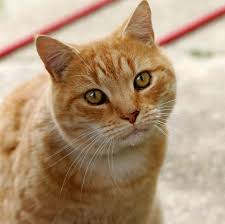
#> input picture PYC/Resource/cat.jpg, 225 x 224 px, found by its file name
$ python ex05.py
#> lines starting #> are read from the running program, lines starting #| are printed output that depends on the picture
import cv2

# ex05 목표:
# Canny 엣지 검출의 임계값(threshold)을 바꿔가며
# 경계선(윤곽선)이 어떻게 달라지는지 비교하는 예제입니다.

# 그레이스케일로 읽으면 계산이 가볍고, 엣지 결과 해석이 쉬워집니다.
image = cv2.imread(r"C:\Study\PYC\Resource\cat.jpg", cv2.IMREAD_GRAYSCALE)
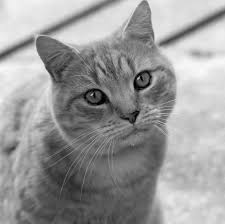
#> image: shape (224, 225); min 0, max 252, mean 153.8

if image is None:
    print("이미지 파일을 읽지 못했습니다. 경로를 확인하세요.")
    exit()

# cv2.Canny(image, threshold1, threshold2)
# threshold1: 약한 엣지 기준
# threshold2: 강한 엣지 기준
# threshold2가 높아질수록 더 강한 경계만 남는 경향이 있습니다.
canny_edge_50 = cv2.Canny(image, 50.0, 50.0)
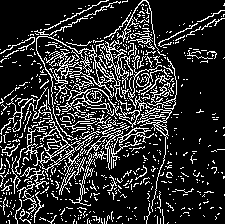
#> canny_edge_50: shape (224, 225); 18.3% white in thin lines or dots
canny_edge_100 = cv2.Canny(image, 50.0, 100.0)
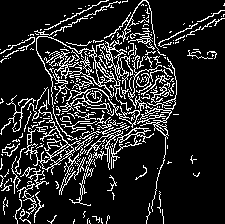
#> canny_edge_100: shape (224, 225); 15% white in thin lines or dots
canny_edge_150 = cv2.Canny(image, 50.0, 150.0)
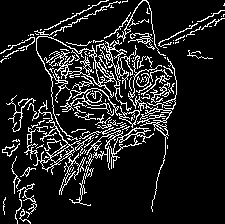
#> canny_edge_150: shape (224, 225); 12.5% white in thin lines or dots

# 원본 + 각 조건별 결과를 서로 다른 창에 표시
cv2.imshow("Original", image)
cv2.imshow("Canny_50_50", canny_edge_50)
cv2.imshow("Canny_50_100", canny_edge_100)
cv2.imshow("Canny_50_150", canny_edge_150)

cv2.waitKey(0)
cv2.destroyAllWindows()
